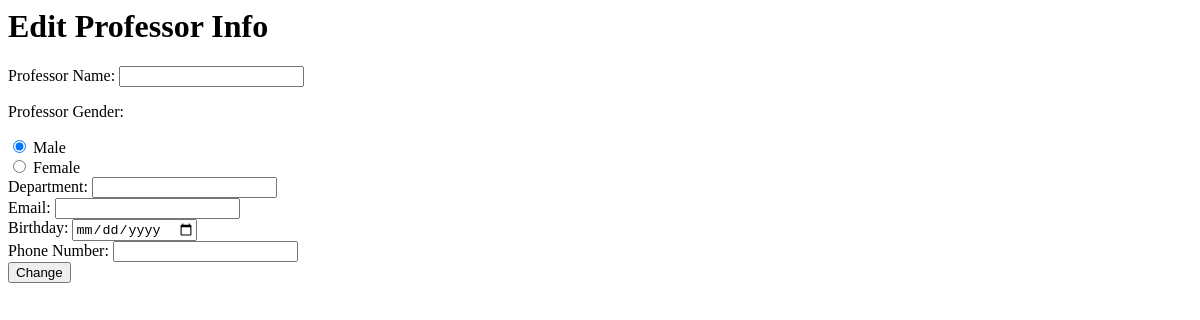
Page /edit/Professor/1 on the earlier database version.
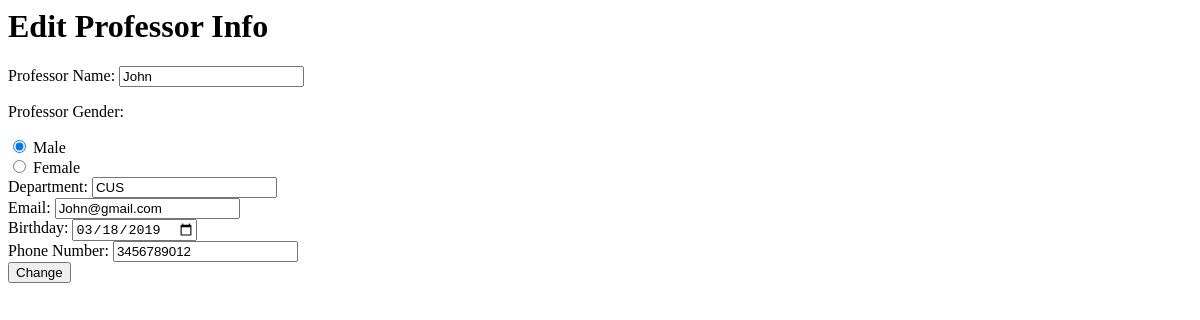
Same page on the later database version.
### models.py (models this page shows)
class Professor(db.Model):
    __tablename__="professors"
    id = db.Column(db.Integer, primary_key=True)
    name = db.Column(db.String(120), index=True, unique=False)
    gender = db.Column(db.String(6), index=True)
    department = db.Column(db.String(120), index=True)
    email = db.Column(db.String(120), index=True)
    phone = db.Column(db.String(120), index=True)
    birthday = db.Column(db.String(120), index=True)

### app.py (the view, shortened to what this page needs)
@app.route('/edit/<type>/<int:id>', methods=['GET', 'POST'])
def edit(type, id):
    if type == "Student":
        student = Student.query.get(id)
        if request.method == 'POST':
            student.name = request.form.get('student_name')
            student.gender = request.form['student_gender']
            student.year = request.form.get('student_year')
            student.email = str(request.form.get('student_email'))
            student.birthday = str(request.form.get('student_birthday'))
            student.major = request.form.get('student_major')
            student.phone = str(request.form.get('student_phone'))
            db.session.add(student)
            db.session.commit()
            return redirect(url_for('user_details', type='Student', id=id))
        return render_template('student_edit.html', student=student)
    elif type == "Professor":
        professor = Professor.query.get(id)
        return render_template('prof_edit.html', professor=professor)

### templates/prof_edit.html
{% extends 'layout.html' %}
{% block body %}
  <h1>Edit Professor Info</h1>
  <form action="" method="POST">
    <div>
    	<label> Professor Name: </label>
    	<input type="text" name="professor_name" value={{professor.name}}>
    </div>
    <div>
    	<p><label> Professor Gender: </label></p>
      <input type="radio" name="professor_gender" id="male" value="Male" checked> Male<br>
      <input type="radio" name="professor_gender" id="female" value="Female"> Female<br>
    </div>
    <div>
      <label> Department: </label>
      <input type=text name="professor_department" value={{professor.department}}>
    </div>
    <div>
      <label> Email: </label>
      <input type="email" name="professor_email" value={{professor.email}}>
    </div>
    <div>
      <label> Birthday: </label>
      <input type="date" id="birthday" name="professor_birthday" value={{professor.birthday}}>
    </div>
    <div>
      <label> Phone Number: </label>
      <input type="tel" name="professor_phone" value={{professor.phone}}>
    </div>
  	<button type="submit"> Change </button>
  </form>
{% endblock %}

Differences in the rows shown:
added Professor: professor_name "John", professor_department "CUS", professor_email "John@gmail.com", professor_birthday "03/18/2019", professor_phone "3456789012"
